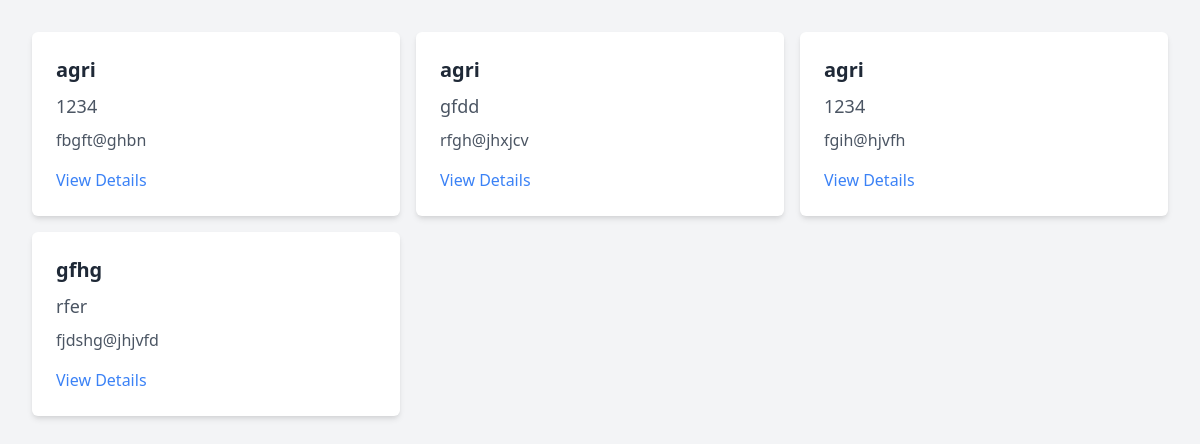
/buy, run on the app's committed database.
### app/models.py (models this page shows)
class product(models.Model):
    img = models.ImageField( upload_to='media', height_field=None, width_field=None, max_length=None)
    name = models.CharField(max_length  = 1000)
    model = models.CharField(max_length  = 1000)
    email = models.CharField(max_length  = 1000)
    discription = models.CharField(max_length  = 1000)

### app/views.py (the view)
# urls.py: path('buy',views.buy,name="buy"),
def buy(request):
    n = product.objects.all()
    return render ( request , 'app/buy.html' , {'n':n})

### app/templates/app/buy.html (shortened to what this page needs)
<!DOCTYPE html>
<html lang="en">
<head>
    <link rel="stylesheet" href="https://cdn.jsdelivr.net/npm/tailwindcss@2.2.19/dist/tailwind.min.css">
</head>
<body class="bg-gray-100 text-gray-800 font-sans p-8">
    <div class="grid grid-cols-1 md:grid-cols-2 lg:grid-cols-3 gap-4">
        {% for product in n %}
            <div class="bg-white p-6 rounded-md shadow-md">
                <h2 class="text-xl font-semibold mb-2">{{ product.name }}</h2>
                <h3 class="text-lg font-medium text-gray-600 mb-2">{{ product.model }}</h3>
                <p class="text-gray-600 mb-4">{{ product.email }}</p>
                <a href="{% url 'b' id=product.id %}" class="text-blue-500 hover:underline">View Details</a>
            </div>
        {% endfor %}
    </div>
</body>
</html>

### data on the page
product: name "agri", model "1234", email "fbgft@ghbn"
product: name "agri", model "gfdd", email "rfgh@jhxjcv"
product: name "agri", model "1234", email "fgih@hjvfh"
product: name "gfhg", model "rfer", email "fjdshg@jhjvfd"
